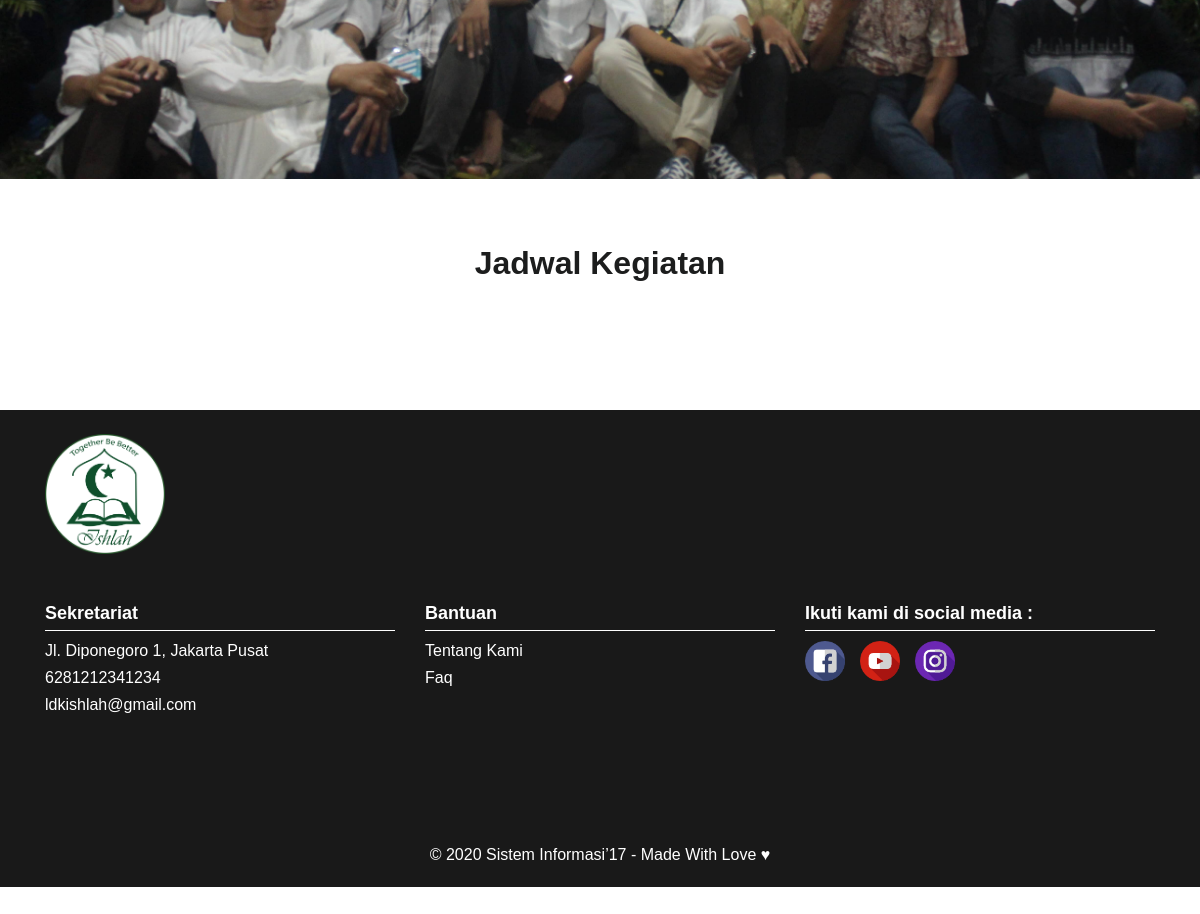
Page /index.php/jadwalkegiatan (lower part) on the earlier database version.
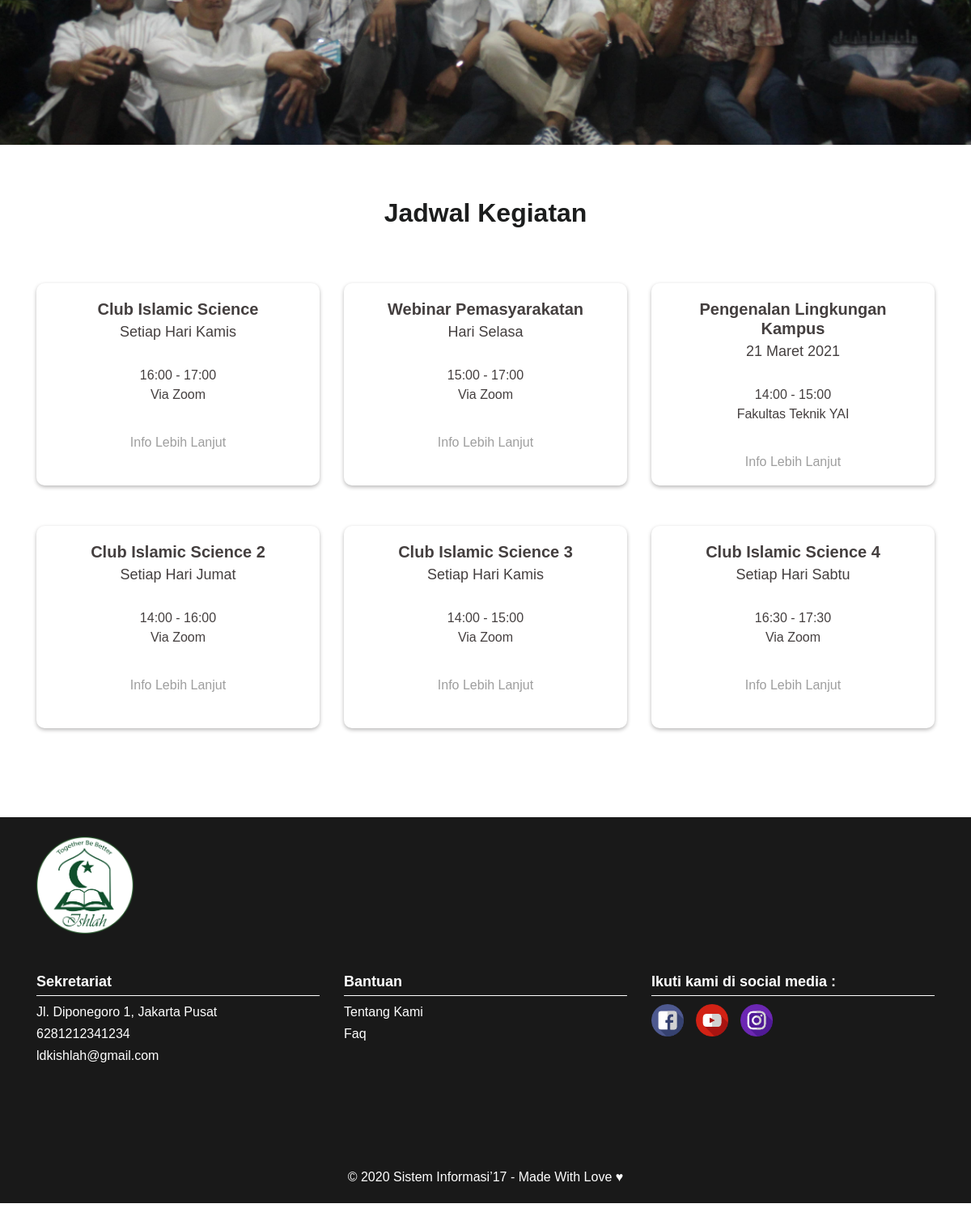
Same page on the later database version.
### tables this page shows
CREATE TABLE `tb_jadwal` (
  `id` int(11) NOT NULL,
  `judul_kegiatan` varchar(256) NOT NULL,
  `hari` varchar(128) NOT NULL,
  `waktu` varchar(128) NOT NULL,
  `waktu2` varchar(128) NOT NULL,
  `tempat` varchar(128) NOT NULL,
  `pic` varchar(20) NOT NULL
);

### application/controllers/JadwalKegiatan.php (called while the page is built, shortened)
<?php
class JadwalKegiatan extends CI_Controller
{
    public function __construct()
    {
        $this->load->model('Jadwal_model');
    }
    public function index()
    {
        $get = $this->Jadwal_model->get();
        $data['judul'] = 'Jadwal Kegiatan - LDK Ishlah';
        $data['row'] = $get;
        $this->load->view('templates/header', $data);
        $this->load->view('jadwalkegiatan/index', $data);
        $this->load->view('templates/footer');
    }
}

### index.php (called while the page is built, shortened)
<?php
require_once BASEPATH.'core/CodeIgniter.php';

### application/models/Jadwal_model.php (called while the page is built, shortened)
<?php
class Jadwal_model extends CI_Model
{
    private $table_name = 'tb_jadwal';
    public function get()
    {
        $query = $this->db->get($this->table_name);
        return $query->result();
    }
}

### application/views/jadwalkegiatan/index.php (the view)
<section class="jadwalkegiatan">
    <div class="container">
        <div class="row kegiatan">
            <div class="col-12">
                <h1 class="section-judul text-center">Jadwal Kegiatan</h1>
            </div>
            <?php
            foreach ($row as $data) {
            ?>
                <div class="col-lg-4 col-md-4 col-sm-6 col-6">
                    <div class="card isijadwal">
                        <div class="card-body text-center">
                            <h5 class="card-title"><?= $data->judul_kegiatan ?></h5>
                            <h6 class="card-subtitle  "><?= $data->hari ?></h6>
                            <p class="card-text "><?= $data->waktu ?> - <?= $data->waktu2 ?><br><?= $data->tempat ?></p>
                            <a href="https://api.whatsapp.com/send?phone=62<?= ltrim($data->pic, '0') ?>&text=Assalamu%27alaykum%2C%20Saya%20ingin%20mengikuti%20kegiatan%20<?= $data->judul_kegiatan ?>" target="_blank" class="card-link ">Info Lebih Lanjut</a>
                        </div>
                    </div>
                </div>
            <?php } ?>
        </div>
    </div>
</section>

### application/views/templates/header.php (shortened to what this page needs)
<!doctype html>
<html lang="en">
<head>
  <link rel="stylesheet" href="<?= base_url('assets/css/bootstrap.min.css') ?>">
  <link rel="stylesheet" href="https://cdnjs.cloudflare.com/ajax/libs/magnific-popup.js/1.1.0/magnific-popup.min.css" />
  <link rel="stylesheet" href="<?= base_url('assets/owlcarousel/dist/assets/owl.carousel.css') ?>">
  <link rel="stylesheet" href="<?= base_url('assets/owlcarousel/dist/assets/owl.theme.default.min.css') ?>">
  <link rel="stylesheet" href="https://cdnjs.cloudflare.com/ajax/libs/animate.css/4.1.1/animate.min.css" />
  <link rel="stylesheet" href="<?= base_url(); ?>assets/css/mycss.css">
  <link rel="stylesheet" href="<?= base_url(); ?>assets/xzoom/xzoom.css">
</head>
<body>
  <div id="carouselExampleFade" class="carousel slide carousel-fade" data-ride="carousel">
    <div class="carousel-inner">
      <div class="carousel-item active">
        <img src="<?= base_url(); ?>assets/img/carousel/carousel1.jpg" class="d-block w-100" alt="First slide">
      </div>
    </div>
    <a class="carousel-control-prev" href="#carouselExampleFade" role="button" data-slide="prev">
    </a>
    <a class="carousel-control-next" href="#carouselExampleFade" role="button" data-slide="next">
    </a>
  </div>

### application/views/templates/footer.php (shortened to what this page needs)
<footer>
  <div class="container ">
    <div class="row">
      <div class="col-12 col-lg-12 col-md-12   logofooter text-center mt-4 ">
        <img src="<?= base_url(); ?>assets/img/logoNav.png" alt="" class="">
      </div>
    </div>
    <div class="row">
      <div class="col-12 col-lg-4 col-md-6 col-sm-4  bio  mt-4">
        <h3 class="font-weight-bold">Sekretariat</h3>
        <h6>Jl. Diponegoro 1, Jakarta Pusat</h6>
        <a href="tel:6281212341234" class="text-white">
          <h6> 6281212341234</h6>
        </a>
        <a href="mailto:ldkishlah@gmail.com" class="text-white">
          <h6>ldkishlah@gmail.com</h6>
        </a>
      </div>
      <div class="col-12 col-lg-4 col-md-6 col-sm-4  bio  mt-4">
        <h3 class="font-weight-bold">Bantuan</h3>
        <a href="<?= base_url('home/tentangkami') ?>" class="text-decoration-none text-white">
          <h6>Tentang Kami</h6>
        </a>
        <a href="<?= base_url('home/faq') ?>" class="text-decoration-none text-white">
          <h6>Faq</h6>
        </a>
      </div>
      <div class="col-12 col-lg-4 col-md-6 col-sm-4  bio  mt-4">
        <h3 class="font-weight-bold">Ikuti kami di social media :</h3>
        <div class="row">
          <div class="col-lg-4 image-socmed">
            <img src="<?= base_url('assets/img/facebook.png') ?>" alt="">
            <img src="<?= base_url('assets/img/youtube.png') ?>" alt="" class="youtube">
            <img src="<?= base_url('assets/img/instagram.png') ?>" alt="">
          </div>
        </div>
      </div>
    </div>
    <div class="row">
      <div class="col-lg-12 created">
        <p class="text-center">© 2020 Sistem Informasi’17 - Made With Love &hearts;</p>
      </div>
    </div>
  </div>
</footer>
</body>
</html>

Differences in the rows shown:
added tb_jadwal: judul_kegiatan "Club Islamic Science", hari "Setiap Hari Kamis", waktu "16:00", waktu2 "17:00", tempat "Via Zoom"
added tb_jadwal: judul_kegiatan "Webinar Pemasyarakatan", hari "Hari Selasa", waktu "15:00", waktu2 "17:00", tempat "Via Zoom"
added tb_jadwal: judul_kegiatan "Pengenalan Lingkungan Kampus", hari "21 Maret 2021", waktu "14:00", waktu2 "15:00", tempat "Fakultas Teknik YAI"
added tb_jadwal: judul_kegiatan "Club Islamic Science 2", hari "Setiap Hari Jumat", waktu "14:00", waktu2 "16:00", tempat "Via Zoom"
added tb_jadwal: judul_kegiatan "Club Islamic Science 3", hari "Setiap Hari Kamis", waktu "14:00", waktu2 "15:00", tempat "Via Zoom"
added tb_jadwal: judul_kegiatan "Club Islamic Science 4", hari "Setiap Hari Sabtu", waktu "16:30", waktu2 "17:30", tempat "Via Zoom"
